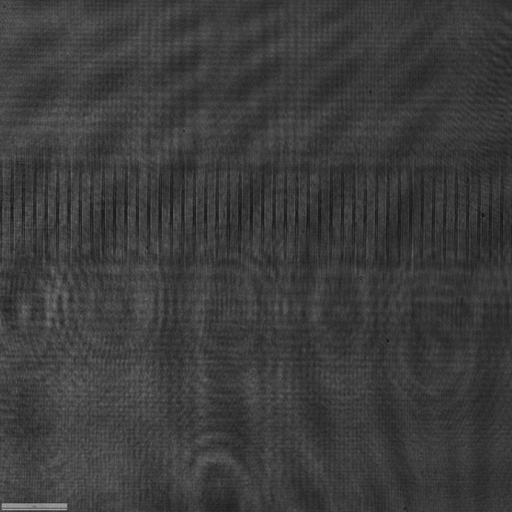
#> input picture Carpeta stack/imagen_IC_1.tiff, 512 x 512 px
$ python hio_test.py
#> lines starting #> are read from the running program, lines starting #| are printed output that depends on the picture
### optic_util.py
import cv2
import imageio.v2
from tkinter import filedialog
from tkinter import Tk

import numpy as np
import matplotlib.pyplot as plt

def import_image(N):
        """
        Importar imagen desde el administrador de archivos
        Returns:
            any: Imagen importada.
        """
#> called with N = 512
        # Seleccionar archivo de imagen
        # abrir un cuadro de diálogo para seleccionar la imagen
        Tk().withdraw()  # evita que aparezca la ventana principal de Tkinter
        M = filedialog.askopenfilename(
        title="Selecciona una imagen",
        filetypes=[("Imágenes", "*.png *.jpg *.jpeg *.bmp *.tif *.tiff")])
#> the answer given: Carpeta stack/imagen_IC_1.tiff
        print(f"Archivo seleccionado: {M}")
        #cargar imagen desde las imagenes de grises
        img=cv2.imread(M,cv2.IMREAD_UNCHANGED)
#> img is the input picture: shape (512, 512, 4); mean B, G, R, A 60, 60, 60, 255
        img=img[:, :, 0]  # Convertir a escala de grises si es una imagen RGB
#> img: shape (512, 512)
        img = img / np.max(img) #normalizar la imagen para que los valores estén entre 0 y 1
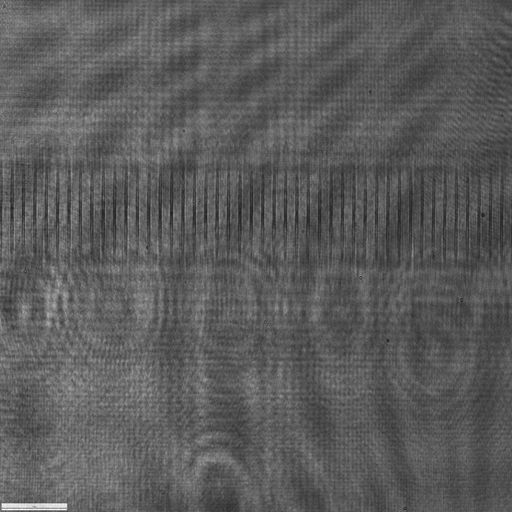
#> img: shape (512, 512) float64; min 0.132, max 1, mean 0.359
#| (512, 512)
        return img
def plot_image(img, title='Imagen', cmap_type='gray'):
    """
    Función para mostrar una imagen con un título y un mapa de colores específico.

    Args:
        img (array-like): La imagen a mostrar.
        title (str): El título de la imagen.
        cmap_type (str): El tipo de mapa de colores a usar (por ejemplo, 'gray', 'hot', 'viridis').
    """
    mag= np.abs(img)
    mag /= np.max(mag)


    plt.imshow(np.log(1+mag), cmap=cmap_type)
    plt.title(title)
    plt.axis('off')
    plt.show()

### hio_test.py
import numpy as np
import matplotlib.pyplot as plt
from optic_util import *

# ---------- Utilidades FFT centradas ----------
def fft2c(x):
    """FFT2 centrada (shift antes y después)"""
    return np.fft.fftshift(np.fft.fft2(np.fft.ifftshift(x)))

def ifft2c(X):
    """IFFT2 centrada (shift antes y después)"""
    return np.fft.fftshift(np.fft.ifft2(np.fft.ifftshift(X)))

# ---------- Propagación por Espectro Angular ----------
def asm_transfer_function(nx, ny, dx, dy, wavelength, z, evanescent_cut=True):
    """
    Devuelve H(fx, fy, z) para ASM.
    evanescent_cut=True anula los componentes evanescentes (estabiliza).
    """
    k = 2 * np.pi / wavelength

    fx = np.fft.fftshift(np.fft.fftfreq(nx, d=dx))  # [1/m]
    fy = np.fft.fftshift(np.fft.fftfreq(ny, d=dy))
    FX, FY = np.meshgrid(fx, fy, indexing='xy')

    # Termino bajo la raíz: 1 - (λ fx)^2 - (λ fy)^2
    arg = 1.0 - (wavelength * FX)**2 - (wavelength * FY)**2

    # Manejo de evanescentes
    if evanescent_cut:
        # Para arg < 0, apagamos el término (no propagamos evanescentes)
        mask_prop = arg >= 0
        H = np.zeros_like(arg, dtype=np.complex128)
        H[mask_prop] = np.exp(1j * k * z * np.sqrt(arg[mask_prop]))
    else:
        # Permitimos valores complejos (crecimiento/atenuación evanescente)
        H = np.exp(1j * k * z * np.sqrt(arg + 0j))

    return H

def asm_propagate(u0, wavelength, dx, dy, z, H_cache=None, evanescent_cut=True):
    """
    Propaga u0 una distancia z usando ASM.
    - H_cache: puedes pasar un dict para cachear H por (z) y ganar velocidad.
    """
    ny, nx = u0.shape  # Nota: shape es (rows, cols) -> (y, x)
    key = (nx, ny, dx, dy, wavelength, z, evanescent_cut)

    if H_cache is not None and key in H_cache:
        H = H_cache[key]
    else:
        H = asm_transfer_function(nx, ny, dx, dy, wavelength, z, evanescent_cut)
        if H_cache is not None:
            H_cache[key] = H

    U0 = fft2c(u0)
    Uz = ifft2c(U0 * H)
    return Uz

# ---------- Proyección en el dominio del detector ----------
def enforce_detector_intensity(U, I_meas_sqrt):
    """
    Sustituye la amplitud por la medida, conserva fase.
    I_meas_sqrt = sqrt(I_medida)
    """
    phase = np.exp(1j * np.angle(U))
    return I_meas_sqrt * phase

# ---------- Comprobación de restricciones en el objeto ----------
def object_constraints(gp, support_mask=None, enforce_nonneg=False):
    """
    Devuelve:
      valid_mask: puntos que CUMPLEN las restricciones (True/False)
      gp_proj: proyección de gp a las restricciones (para ER, si la quisieras)
    Restricciones:
      - support_mask: fuera del soporte -> debe ser 0
      - enforce_nonneg: Re(g) >= 0 (útil para objetos puramente absorbentes)
    """
    gp_proj = gp.copy()

    valid_mask = np.ones_like(gp, dtype=bool)

    if support_mask is not None:
        # Fuera del soporte: debe ser 0
        outside = ~support_mask
        gp_proj[outside] = 0.0 + 0.0j
        # Puntos fuera del soporte NO cumplen (a menos que ya sean ~0)
        # Consideramos violación si |gp| > 0 fuera
        valid_mask[outside] = np.isclose(np.abs(gp[outside]), 0.0)

    if enforce_nonneg:
        # No negatividad sobre la parte real (típico para objetos de amplitud)
        neg = np.real(gp_proj) < 0
        gp_proj[neg] = 0.0 + 1j * np.imag(gp_proj[neg])
        valid_mask[neg] = False

    return valid_mask, gp_proj

# ---------- Métricas de error ----------
def fourier_error(U, I_meas_sqrt):
    """Error relativo de amplitud en detector."""
    num = np.linalg.norm(np.abs(U) - I_meas_sqrt)
    den = np.linalg.norm(I_meas_sqrt) + 1e-12
    return num / den

def object_support_error(g, support_mask):
    """Fracción de energía fuera del soporte."""
    if support_mask is None:
        return np.nan
    outside = ~support_mask
    num = np.sum(np.abs(g[outside])**2)
    den = np.sum(np.abs(g)**2) + 1e-12
    return np.sqrt(num / den)

# ---------- Algoritmo HIO con ASM ----------
def hio_asm(
    I_meas,                  # Intensidad medida en el detector (2D, float)
    wavelength,              # [m]
    dx, dy,                  # paso espacial en el objeto [m]
    z,                       # distancia objeto->detector [m]
    support_mask=None,       # máscara booleana Ω; True adentro
    beta=0.9,                # parámetro HIO (0.5-1.0 típico)
    n_iters=300,
    init_obj=None,           # condición inicial en el objeto (2D complejo)
    enforce_nonneg=False,    # aplicar no-negatividad en Re(g)
    evanescent_cut=True,     # cortar evanescentes en ASM
    callback=None            # función opcional: callback(k, g, errF, errO)
):
    """
    Devuelve:
      g: objeto reconstruido (complejo)
      history: dict con 'errF', 'errO' por iteración
    """
#> called with wavelength = 6.33e-07, dx = 0.0058, dy = 0.0058, z = 0.1, beta = 0.9, n_iters = 100, enforce_nonneg = False, evanescent_cut = True
    I_meas = np.asarray(I_meas, dtype=np.float64)
    I_meas_sqrt = np.sqrt(np.maximum(I_meas, 0.0))
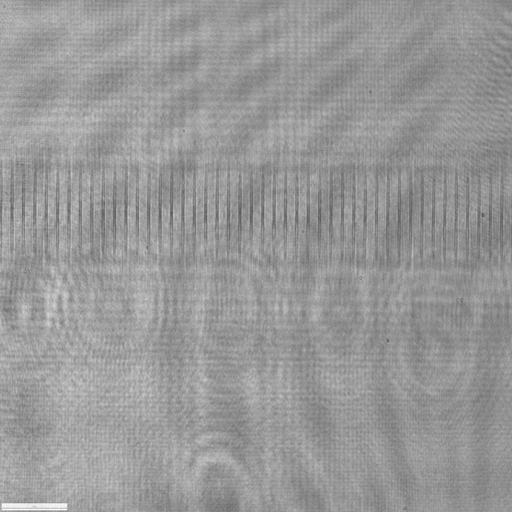
#> I_meas_sqrt: shape (512, 512) float64; min 0.363, max 1, mean 0.597

    ny, nx = I_meas.shape
#> ny = 512; nx = 512

    # Inicialización del objeto
    if init_obj is None:
        # amplitud inicial uniforme dentro del soporte, fase aleatoria
        amp0 = np.ones_like(I_meas_sqrt)
        phase0 = np.exp(1j * 2 * np.pi * np.random.rand(ny, nx))
        g = amp0 * phase0
        if support_mask is not None:
            g = g * support_mask.astype(g.dtype)
    else:
        g = init_obj.astype(np.complex128)

    # Cache para H
    H_cache = {}

    errF_hist, errO_hist = [], []

    for k in range(1, n_iters + 1):
        # 1) Propaga al detector
        U = asm_propagate(g, wavelength, dx, dy, z, H_cache, evanescent_cut)

        # 2) Impone amplitud medida
        Uc = enforce_detector_intensity(U, I_meas_sqrt)

        # 3) Propaga de vuelta al objeto
        gp = asm_propagate(Uc, wavelength, dx, dy, -z, H_cache, evanescent_cut)

        # 4) Restricciones en el objeto + regla HIO
        valid_mask, _ = object_constraints(gp, support_mask, enforce_nonneg)

        g_new = g.copy()
        # Donde CUMPLE → aceptar g'
        g_new[valid_mask] = gp[valid_mask]
        # Donde VIOLA → feedback HIO
        g_new[~valid_mask] = g[~valid_mask] - beta * gp[~valid_mask]

        g = g_new

        # 5) Métricas
        errF = fourier_error(U, I_meas_sqrt)
        errO = object_support_error(g, support_mask)
        errF_hist.append(errF)
        errO_hist.append(errO)

        if callback is not None:
            callback(k, g, errF, errO)
#> this loop made 100 passes
#> errF on passes 1 to 12: 0.678, 4.6e-16, 4.6e-16, 4.59e-16, 4.59e-16, 4.58e-16, 4.58e-16, 4.58e-16, 4.58e-16, 4.58e-16, 4.58e-16, 4.58e-16
#> errF on passes 61 to 66: 4.57e-16, 4.57e-16, 4.56e-16, 4.57e-16, 4.56e-16, 4.57e-16
#> after the loop, errF_hist = 100 values, max 0.678 at index 0, min 4.55e-16 at index 86, mean 0.00678; errO_hist = 100 items, first 6: nan, nan, nan, nan, nan, nan

    history = {"errF": np.array(errF_hist), "errO": np.array(errO_hist)}
    return g, history

# ---------- Ejemplo de uso (plantilla) ----------
if __name__ == "__main__":
    # Parámetros (ajústalos a tu experimento)
    wavelength = 633e-9        # 633 nm
    z = 10e-2                   # 5 cm (ejemplo)
    ny, nx = 512, 512
    dx = dy = 5.8e-3      # paso de píxel (p.ej. 6.5 µm)

    # Carga o genera I_meas (2D). Aquí solo un placeholder:
    # I_meas = ...  # Debe provenir de tu sensor (normalizado o en unidades arbitrarias)
    I_meas = import_image(512)  # <--- Reemplaza por tus datos reales
    print(I_meas.shape)

    # Soporte: por ejemplo, un círculo central (ajusta según tu óptica)

    # Ejecuta HIO
    g_rec, hist = hio_asm(
        I_meas=I_meas,
        wavelength=wavelength,
        dx=dx, dy=dy,
        z=z,
        support_mask=None,
        beta=0.9,
        n_iters=100,
        init_obj=None,
        enforce_nonneg=False,  # pon True si tu objeto es puramente absorbente
        evanescent_cut=True,
        callback=lambda k, g, eF, eO: (None)  # puedes imprimir o registrar si deseas
    )
#> hist = 2 items

    # g_rec es complejo: |g_rec| = amplitud, np.angle(g_rec) = fase
    # hist['errF'], hist['errO'] contienen la evolución de los errores

    plot_image(g_rec)
#> in plot_image, `plt.show()`:
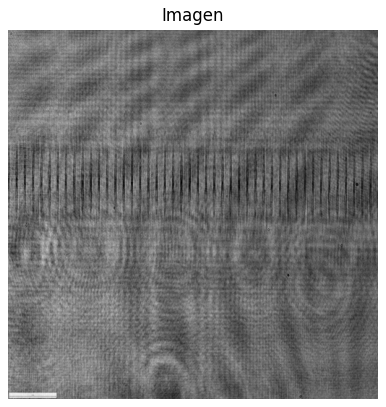
#> figure drawn by matplotlib, 1 panel
